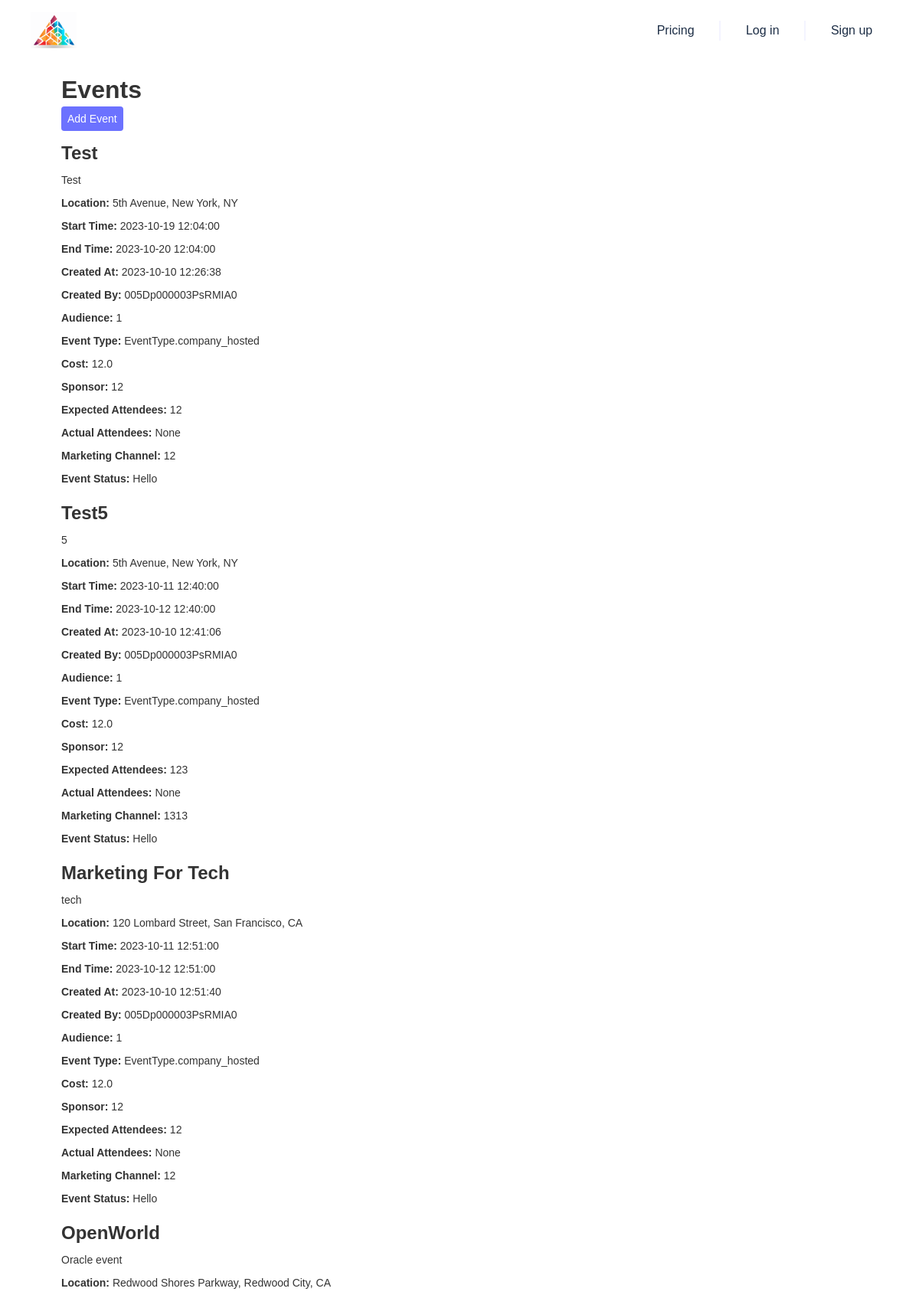
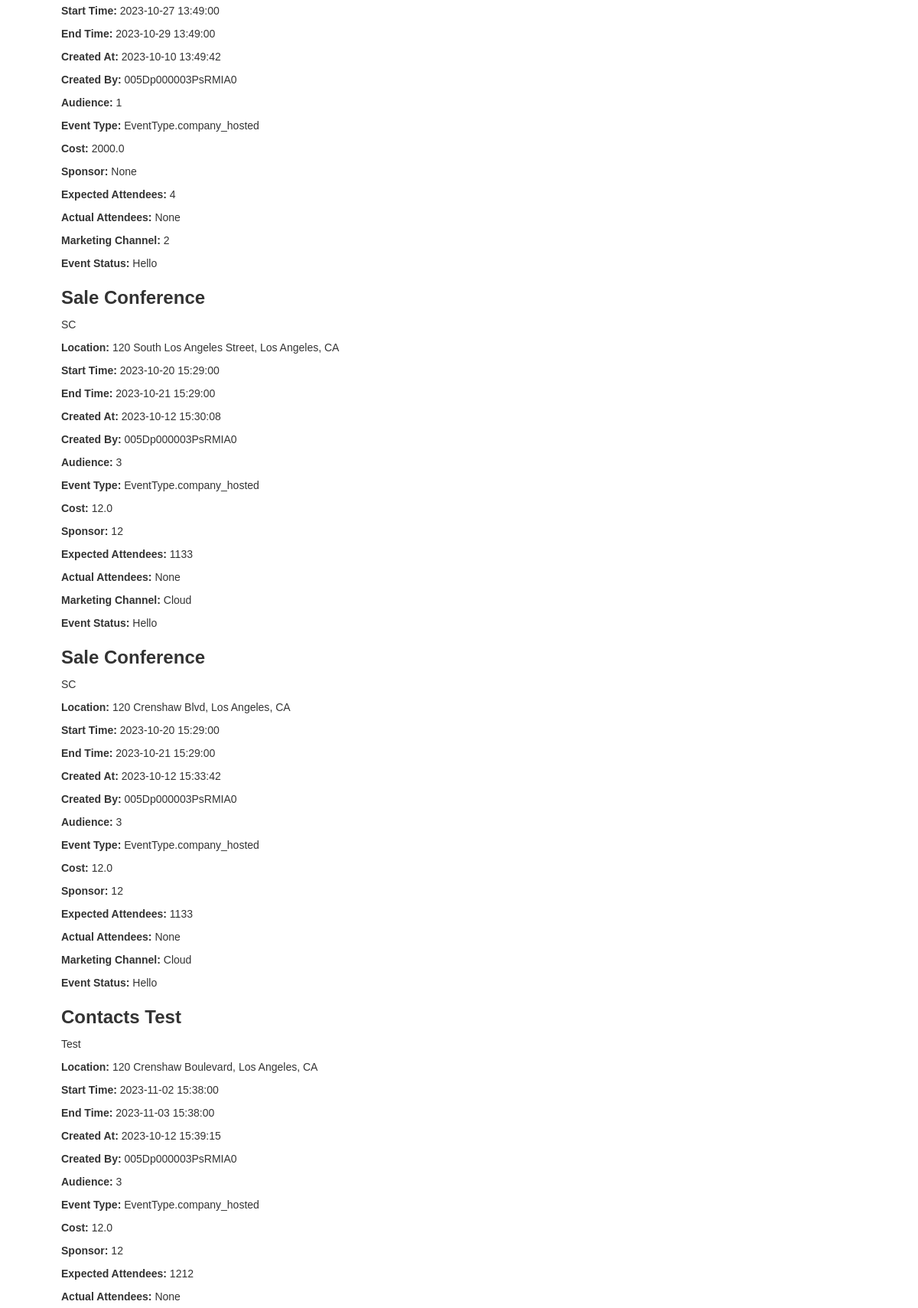
The app's page /events_page (upper part) with its own data (2 pictures, top to bottom).
### app/models.py (models this page shows, shortened)
class Event(db.Model):
    __tablename__ = 'event'
    id = db.Column(db.Integer, primary_key=True)
    name = db.Column(db.String)
    description = db.Column(db.String)
    start_time = db.Column(db.DateTime)
    end_time = db.Column(db.DateTime)
    created_at = db.Column(db.DateTime, default=datetime.utcnow)
    created_by = db.Column(db.String, db.ForeignKey('users.id'))
    audience = db.Column(db.Integer)
    event_type = db.Column(db.Enum(EventType))
    responsibility = db.Column(db.Enum(AttendanceResponsibility))
    registration_link = db.Column(db.String)
    street_address = db.Column(db.String)
    city = db.Column(db.String)
    state = db.Column(db.String)
    industry = db.Column(db.String)
    cost = db.Column(db.Float)
    sponsor = db.Column(db.String)
    expected_attendees = db.Column(db.Integer)
    actual_attendees = db.Column(db.Integer)
    marketing_channel = db.Column(db.String)
    created_by_user = db.relationship('User', backref=db.backref('events', lazy=True))

### app/events.py (the view)
@events_blueprint.route('/events_page')
def events_page():
    events = Event.query.all()
    return render_template('events_page.html', events=events)

### templates/events_page.html (shortened to what this page needs)
{% extends "base.html" %}
{% block content %}
    <div class="container mt-5 animate__animated animate__fadeIn">
        <h2 class="mb-4">Events</h2>
            <a href="/add_event" class="btn btn-primary mb-3 animate__animated animate__pulse animate__delay-1s animate__infinite">Add Event</a>
        {% for event in events %}
            <div>
                <div class="card-header">
                    <h3>{{ event.name }}</h3>
                </div>
                <div class="card-body">
                    <p class="card-text">{{ event.description }}</p>
                    <p class="card-text"><strong>Location:</strong> {{ event.street_address|default('N/A') }}, {{ event.city|default('N/A') }}, {{ event.state|default('N/A') }}</p>
                    {% if event.start_time %}
                        <p class="card-text"><strong>Start Time:</strong> {{ event.start_time.strftime('%Y-%m-%d %H:%M:%S') }}</p>
                    {% endif %}
                </div>
                <div class="collapse" id="collapse{{ event.id }}">
                    <div class="card-body">
                        <p><strong>End Time:</strong> {{ event.end_time.strftime('%Y-%m-%d %H:%M:%S') if event.end_time }}</p>
                        <p><strong>Created At:</strong> {{ event.created_at.strftime('%Y-%m-%d %H:%M:%S') }}</p>
                        <p><strong>Created By:</strong> {{ event.created_by }}</p>
                        <p><strong>Audience:</strong> {{ event.audience }}</p>
                        <p><strong>Event Type:</strong> {{ event.event_type }}</p>
                        <p><strong>Cost:</strong> {{ event.cost }}</p>
                        <p><strong>Sponsor:</strong> {{ event.sponsor }}</p>
                        <p><strong>Expected Attendees:</strong> {{ event.expected_attendees }}</p>
                        <p><strong>Actual Attendees:</strong> {{ event.actual_attendees }}</p>
                        <p><strong>Marketing Channel:</strong> {{ event.marketing_channel }}</p>
                        <p><strong>Event Status:</strong> Hello </p>
                    </div>
                </div>
            </div>
        {% endfor %}
    </div>
{% endblock %}

### templates/base.html (style rules this page uses)
a { color: inherit; text-decoration: inherit; font-size: inherit; }

### records on screen
Event: name "Test", description "Test", street_address "5th Avenue", city "New York", state "NY", start_time "2023-10-19 12:04:00", end_time "2023-10-20 12:04:00", created_at "2023-10-10 12:26:38", created_by "005Dp000003PsRMIA0", audience "1", event_type "EventType.company_hosted", cost "12.0", sponsor "12", expected_attendees "12", actual_attendees "None", marketing_channel "12"
Event: name "Test5", description "5", street_address "5th Avenue", city "New York", state "NY", start_time "2023-10-11 12:40:00", end_time "2023-10-12 12:40:00", created_at "2023-10-10 12:41:06", created_by "005Dp000003PsRMIA0", audience "1", event_type "EventType.company_hosted", cost "12.0", sponsor "12", expected_attendees "123", actual_attendees "None", marketing_channel "1313"
Event: name "Marketing For Tech", description "tech", street_address "120 Lombard Street", city "San Francisco", state "CA", start_time "2023-10-11 12:51:00", end_time "2023-10-12 12:51:00", created_at "2023-10-10 12:51:40", created_by "005Dp000003PsRMIA0", audience "1", event_type "EventType.company_hosted", cost "12.0", sponsor "12", expected_attendees "12", actual_attendees "None", marketing_channel "12"
Event: name "OpenWorld", description "Oracle event", street_address "Redwood Shores Parkway", city "Redwood City", state "CA", start_time "2023-10-27 13:49:00", end_time "2023-10-29 13:49:00", created_at "2023-10-10 13:49:42", created_by "005Dp000003PsRMIA0", audience "1", event_type "EventType.company_hosted", cost "2000.0", sponsor "None", expected_attendees "4", actual_attendees "None", marketing_channel "2"
Event: name "Sale Conference", description "SC", street_address "120 South Los Angeles Street", city "Los Angeles", state "CA", start_time "2023-10-20 15:29:00", end_time "2023-10-21 15:29:00", created_at "2023-10-12 15:30:08", created_by "005Dp000003PsRMIA0", audience "3", event_type "EventType.company_hosted", cost "12.0", sponsor "12", expected_attendees "1133", actual_attendees "None", marketing_channel "Cloud"
Event: name "Sale Conference", description "SC", street_address "120 Crenshaw Blvd", city "Los Angeles", state "CA", start_time "2023-10-20 15:29:00", end_time "2023-10-21 15:29:00", created_at "2023-10-12 15:33:42", created_by "005Dp000003PsRMIA0", audience "3", event_type "EventType.company_hosted", cost "12.0", sponsor "12", expected_attendees "1133", actual_attendees "None", marketing_channel "Cloud"
Event: name "Contacts Test", description "Test", street_address "120 Crenshaw Boulevard", city "Los Angeles", state "CA", start_time "2023-11-02 15:38:00", end_time "2023-11-03 15:38:00", created_at "2023-10-12 15:39:15", created_by "005Dp000003PsRMIA0", audience "3", event_type "EventType.company_hosted", cost "12.0", sponsor "12", expected_attendees "1212", actual_attendees "None"
